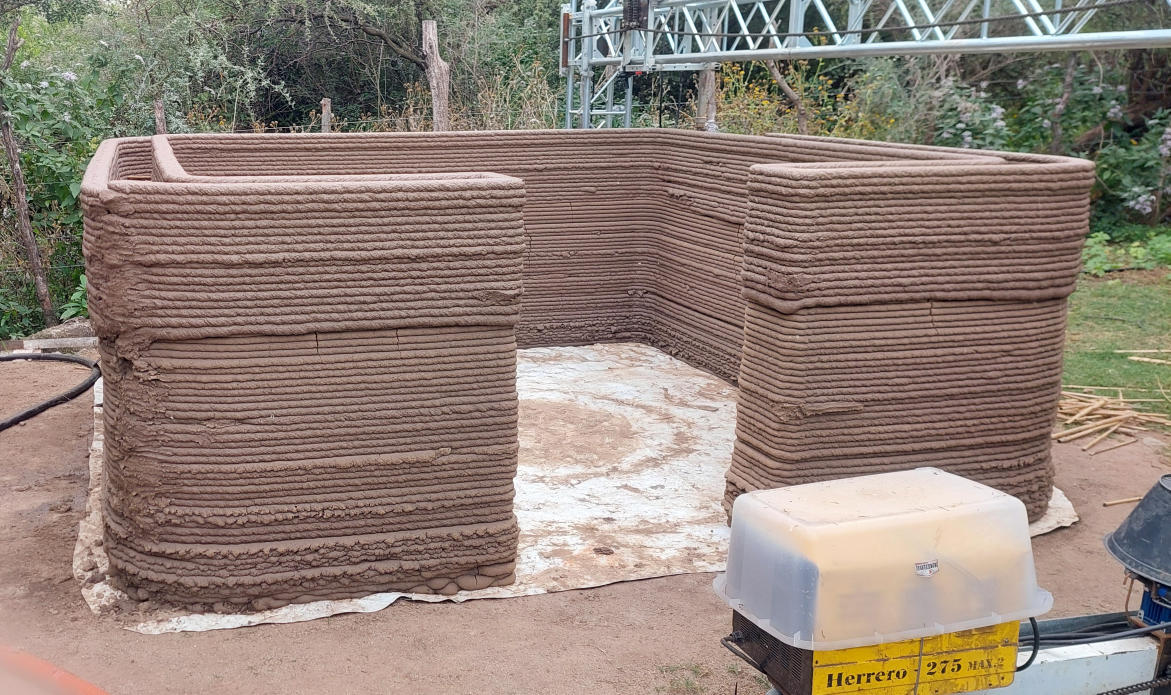
#> input picture imagenes/si 0.jpg, 3512 x 2084 px, found by its file name (shown at 1/3 size)
$ python prep_photos_v2.py
#> lines starting #> are read from the running program, lines starting #| are printed output that depends on the picture
# -*- coding: utf-8 -*-
from PIL import Image, ImageOps
import os

ROOT = r"C:\Users\Facundo\Downloads\barrobot"
IMG_DIR = os.path.join(ROOT, "imagenes")
OUT_DIR = os.path.join(ROOT, "build", "photos_fixed")

PHOTOS = [
    "si 0.jpg", "si 1.jpg", "si 2.jpg", "si 3.jpg", "si 4.jpeg",
    "si 5.jpg", "si 6-.jpg", "si 7.jpg", "si 8 b.jpg", "si 9.jpg",
]

TARGET_RATIO = 1920 / 1080

for name in PHOTOS:
    path = os.path.join(IMG_DIR, name)
    im = Image.open(path)
#> im is the input picture: PIL image 3512x2084 RGB; mean R, G, B 144.8, 129.7, 119.8
    im = ImageOps.exif_transpose(im).convert("RGB")
    w, h = im.size
#> w = 3512; h = 2084
    cur_ratio = w / h
#> cur_ratio = 1.69
    if cur_ratio > TARGET_RATIO:
        new_w = int(h * TARGET_RATIO)
        x0 = (w - new_w) // 2
        im = im.crop((x0, 0, x0 + new_w, h))
    else:
        new_h = int(w / TARGET_RATIO)
#> new_h = 1975
        y0 = (h - new_h) // 2
#> y0 = 54
        im = im.crop((0, y0, w, y0 + new_h))
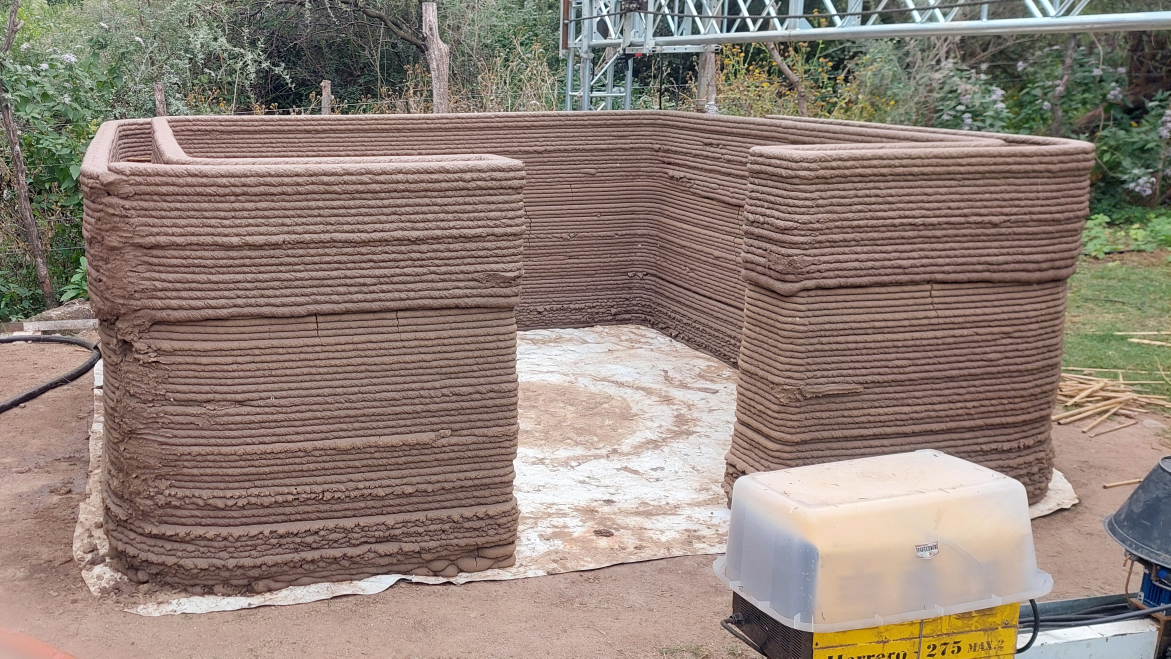
#> im: PIL image 3512x1975 RGB (shown at 1/3 size); mean R, G, B 144.4, 128.9, 119.3
    max_w = 2880
    if im.width > max_w:
        new_h2 = int(max_w * im.height / im.width)
#> new_h2 = 1619
        im = im.resize((max_w, new_h2), Image.LANCZOS)
#> im: PIL image 2880x1619 RGB
    out_name = "n_" + os.path.splitext(name)[0].replace(" ", "_").replace("-", "") + ".jpg"
    out_path = os.path.join(OUT_DIR, out_name)
    im.save(out_path, quality=92)
    print(f"{name} -> {out_name}  {im.size}")
#| si 0.jpg -> n_si_0.jpg  (2880, 1619)
#> (the run stopped early here; a loop or call above may not have finished)
